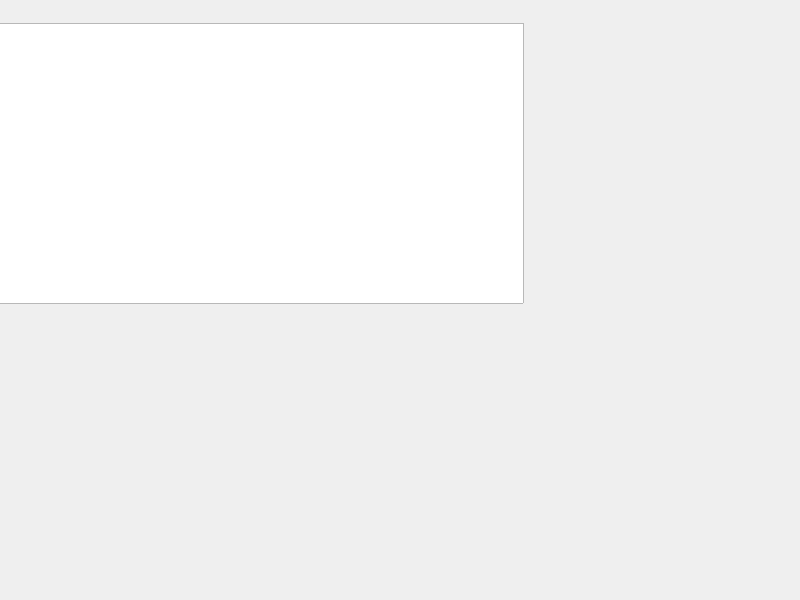
<?xml version="1.0" encoding="UTF-8"?>
<ui version="4.0">
 <class>mainWindow</class>
 <widget class="QMainWindow" name="mainWindow">
  <property name="geometry">
   <rect>
    <x>0</x>
    <y>0</y>
    <width>800</width>
    <height>600</height>
   </rect>
  </property>
  <property name="windowTitle">
   <string>mainWindow</string>
  </property>
  <widget class="QWidget" name="centralwidget">
   <widget class="QWidget" name="horizontalLayoutWidget">
    <property name="geometry">
     <rect>
      <x>-1</x>
      <y>-1</y>
      <width>521</width>
      <height>31</height>
     </rect>
    </property>
    <layout class="QHBoxLayout" name="button_boz"/>
   </widget>
   <widget class="QTextEdit" name="doc_box">
    <property name="geometry">
     <rect>
      <x>-7</x>
      <y>23</y>
      <width>531</width>
      <height>281</height>
     </rect>
    </property>
   </widget>
  </widget>
 </widget>
 <resources/>
 <connections/>
</ui>
